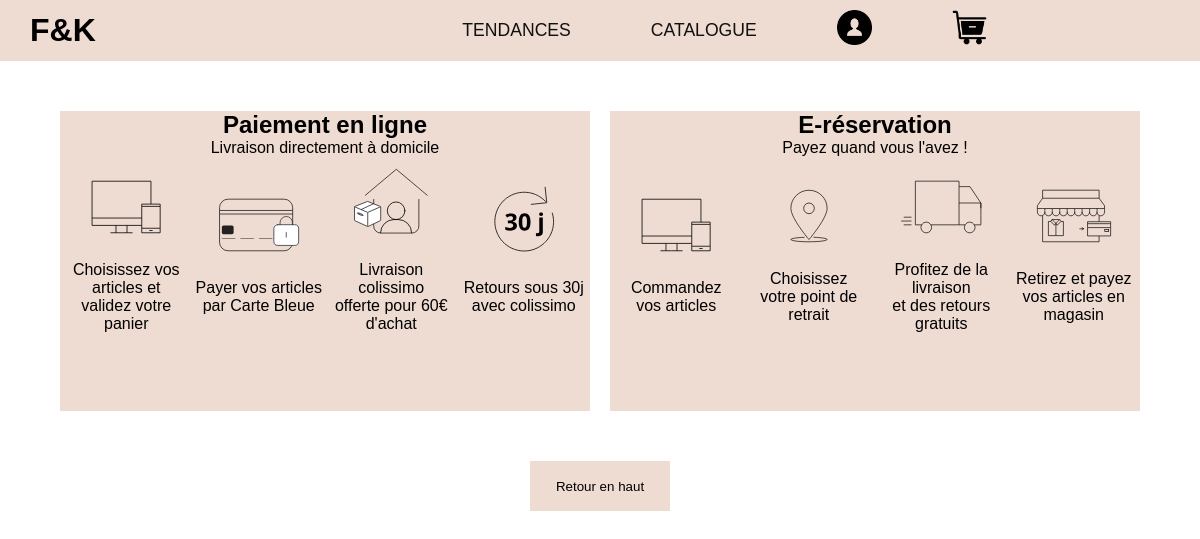
The app's page /catalogue_tendance_echapee_sauvage.php, older data.
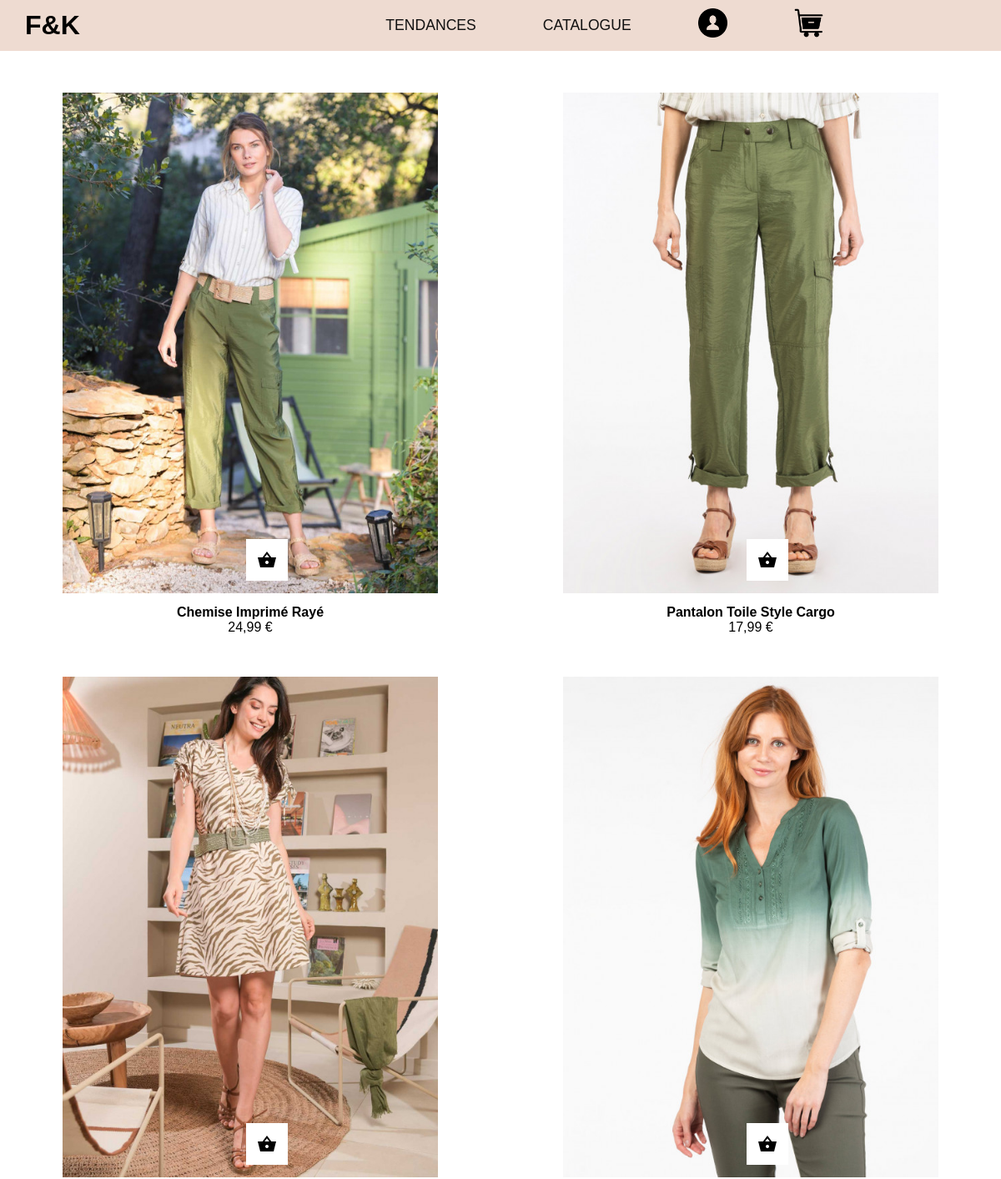
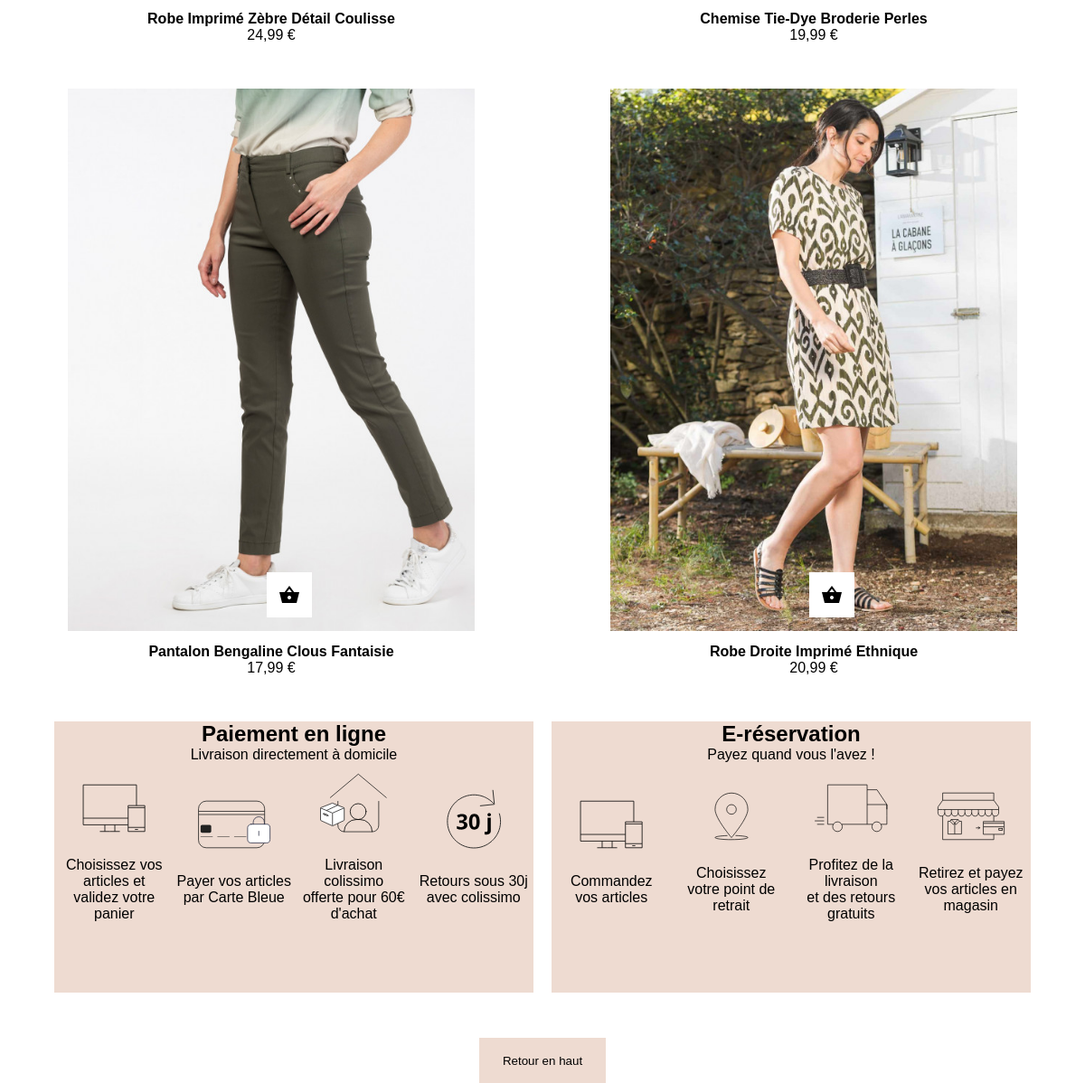
The same page, newer data (2 pictures, top to bottom).
### tables this page shows
CREATE TABLE `product` (
  `id` int NOT NULL,
  `id_tendance` int NOT NULL,
  `type` varchar(255) NOT NULL,
  `product_name` varchar(255) NOT NULL,
  `product_description` varchar(1000) NOT NULL,
  `product_price` varchar(255) NOT NULL,
  `product_pic_1` varchar(255) NOT NULL,
  `product_pic_2` varchar(255) NOT NULL
);

### src/catalogue_tendance_echapee_sauvage.php (the view, shortened to what this page needs)
<?php
require_once("connect.php");
$sql = "SELECT * FROM product WHERE id_tendance ='1'";
$query = $db->prepare($sql);
$query->execute();
$product = $query->fetchAll(PDO::FETCH_ASSOC);
?>
<!DOCTYPE html>
<html lang="fr">
<head>
    <link rel="stylesheet" href="style.css">
</head>
<?php
include './element/navbar.php';
?>
<section class="contenaire_catalogue">
    <div class="container_items">
        <?php
        foreach ($product as $pr) {
        ?>
            <div class="item">
                <div> <a href="product.php?id=<?= $pr["id"] ?>"><img src="<?= $pr["product_pic_1"] ?>" width="450px" height="600px" alt=""></a></div>
                <div class="titre"> <?= $pr["product_name"] ?></div>
                <div> <?= $pr["product_price"] ?></div>
                <button class="btn"><a href="produit.php"></a>
                </button>
            </div>
    </div>
<?php
        }
?>
</section>
<?php
include './element/footer.php';
?>
</body>
</html>
</body>
</html>

### src/element/navbar.php (shortened to what this page needs)
<nav class="navbar dark-mode" role="navigation">
    <div class="navbar__logo">
        <a href="index.php">
            F&K
        </a>
    </div>
    <ul class="navbar__links">
        <li class="navbar__link first"><a href="./tendances.php">TENDANCES</a></li>
        <li class="navbar__link second"><a href="./catalogue.php">CATALOGUE</a></li>
        <li class="navbar__link third"><a href="login.php"><img src="../img/utilisateur.png" width=" 35px" heigh="35px" alt=""></a></li>
        <li class="navbar__link four"><a href="#"><img src="../img/retirer-du-panier.png" width=" 35px" heigh="35px" alt=""></a></li>
    </ul>
</nav>

### src/element/footer.php (shortened to what this page needs)
<footer >
<div class="contenaire-footer">
        <div class="footer_left">
            <div class="footer-title">
                <h2>Paiement en ligne</h2>
                <p>Livraison directement à domicile</p>
            </div>
            <div class="footer-elements">
                <div class="bloc">
                    <div class="img"><img src="img/icon/01-COMMANDEZ.svg" height="100px" width="100px"></div>
                    <p>Choisissez vos articles et <br>validez votre panier</p>
                </div>
                <div class="bloc">
                    <div class="img"><img src="img/icon/02-PAIEMENT.svg" height="100px" width="100px" alt=""></div>
                    <p>Payer vos articles <br>
                        par Carte Bleue</p>
                </div>
                <div class="bloc">
                    <div class="img"><img src="img/icon/03-LIVRAISON.svg" height="100px" width="100px" alt=""></div>
                    <p>Livraison colissimo <br>offerte pour 60€ d'achat</p>
                </div>
                <div class="bloc">
                    <div class="img"><img src="img/icon/04-RETOURS.svg" height="100px" width="100px" alt=""></div>
                    <p>Retours sous 30j <br>avec colissimo</p>
                </div>
            </div>
        </div>
        <div class="footer_right">
            <div class="footer-title">
                <h2>E-réservation</h2>
                <p>Payez quand vous l'avez !</p>
            </div>
            <div class="footer-elements">
                <div class="bloc">
                        <div class="img"><img src="img/icon/01-COMMANDEZ.svg" height="100px" width="100px"></div>
                        <p>Commandez <br>vos articles</p>
                </div>
                <div class="bloc">
                        <div class="img"><img src="img/icon/point-de-retrait.svg" height="100px" width="100px" alt=""></div>
                        <p>Choisissez <br>votre point de retrait</p>
                </div>
                <div class="bloc">
                        <div class="img"><img src="img/icon/livraison.svg" height="100px" width="100px" alt=""></div>
                        <p>Profitez de la livraison <br>et des retours gratuits</p>
                </div>
                <div class="bloc">
                        <div class="img"><img src="img/icon/retirez-et-payez-en-magasin.svg" height="100px" width="100px" alt=""></div>
                        <p>Retirez et payez <br>vos articles en magasin</p>
                </div>
                </div>
            </div>
        </div>
    <div class="footer_bottom">
        <button class="bouton"><a href="">Retour en haut</a></button>
    </div>
</footer>

### src/style.css (style rules this page uses)
:root { --font-size: 1rem; }
.dark-mode { --navbar-color: #111010; --navbar-bg-color: #fff; }
* { box-sizing: border-box; outline: none; margin: 0 auto; padding: 0; }
html { scroll-behavior: smooth; }
ul { list-style: none; }
.navbar { display: flex; align-items: center; padding: 10px; font-size: 1.1rem; background-color: #eedbd1; }
.navbar__logo { margin-left: 20px; align-items: center; font-weight: bold; font-size: 2rem; color: black; }
.navbar__logo a { text-decoration: none; color: black; }
.navbar__links { display: flex; align-items: center; }
.navbar__link { padding: 0 40px; }
.navbar__link>a { color: var(--navbar-color); text-decoration: none; }
@media screen and (min-width:768px) { .navbar__link>a::after { display: block; content: ""; width: 0; height: 1px; background: var(--navbar-color); transition: width .4s; } }
.contenaire_catalogue { margin-top: 50px; display: flex; flex-wrap: wrap; justify-content: center; align-items: center; }
.btn { width: 50px; height: 50px; background-color: rgb(255, 255, 255); border-style: none; position: absolute; background-image: url(./img/panier_noir.png); background-repeat: no-repeat; background-position: center; top: 535px; left: 220px; }
.item { position: relative; justify-content: center; text-align: center; margin-bottom: 50px; }
.titre { font-weight: bold; margin-top: 10px; }
.contenaire-footer { max-width: 90%; display: flex; height: auto; justify-content: center; align-items: center; flex-direction: row; gap: 20px; }
.footer_left, .footer_right { height: 300px; width: 50%; text-align: center; background-color: #eedbd1; }
.footer-elements { display: flex; justify-content: center; padding: 0; align-items: center; }
.bloc { display: grid; flex-direction: column; width: 100%; max-width: 400px; }
.footer_bottom { display: flex; justify-content: center; margin-top: 50px; }
.bouton { background-color: #eedbd1; height: 50px; width: 140px; border: darksalmon; }
.bouton a { text-decoration: none; color: black; }

Row changes from the older to the newer data that the page shows:
added product: product_pic_1 (picture), product_name "Chemise Imprimé Rayé", product_price "24,99 €"
added product: product_pic_1 (picture), product_name "Pantalon Toile Style Cargo", product_price "17,99 €"
added product: product_pic_1 (picture), product_name "Robe Imprimé Zèbre Détail Coulisse", product_price "24,99 €"
added product: product_pic_1 (picture), product_name "Chemise Tie-Dye Broderie Perles", product_price "19,99 €"
added product: product_pic_1 (picture), product_name "Pantalon Bengaline Clous Fantaisie", product_price "17,99 €"
added product: product_pic_1 (picture), product_name "Robe Droite Imprimé Ethnique", product_price "20,99 €"
